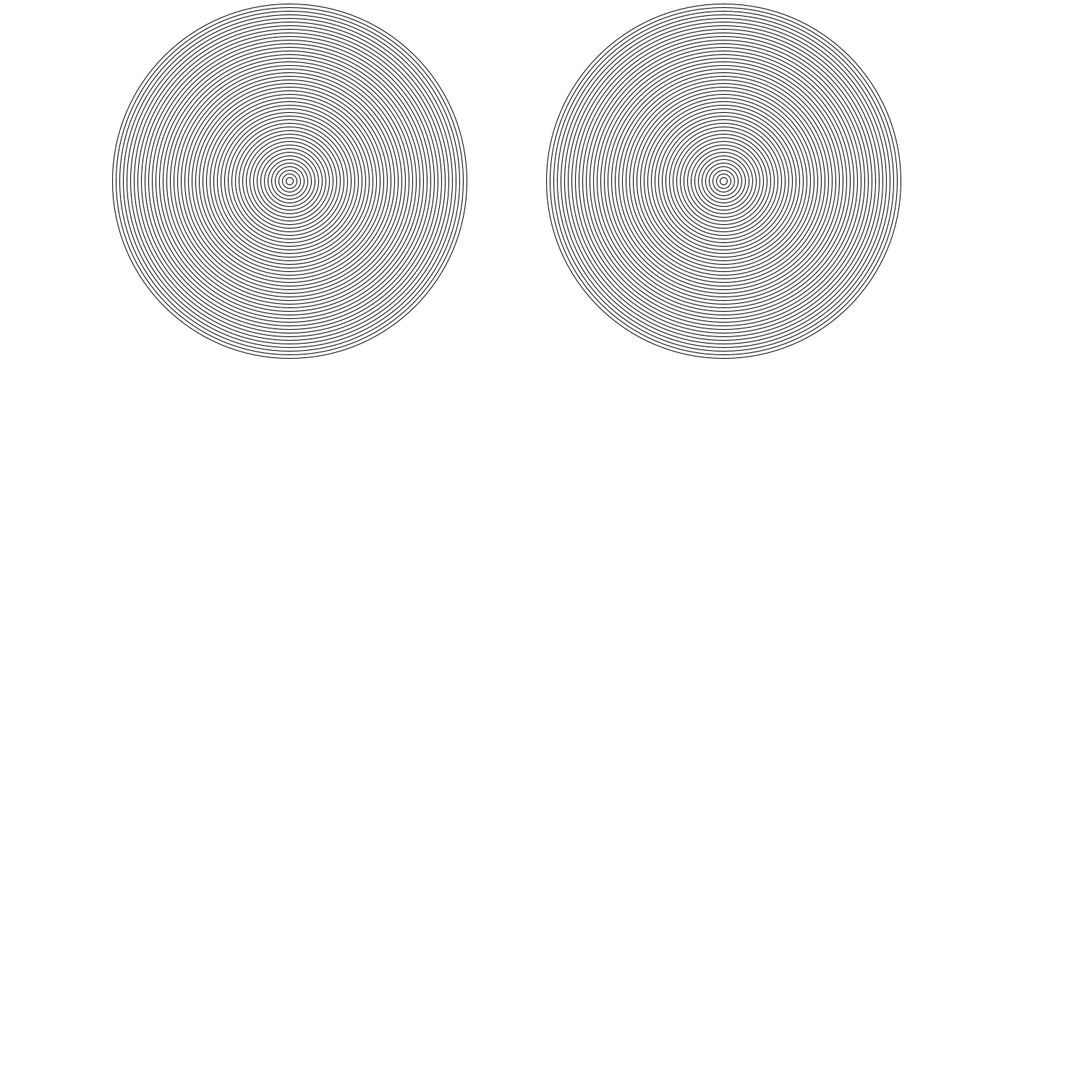
Frame 1 (no input)
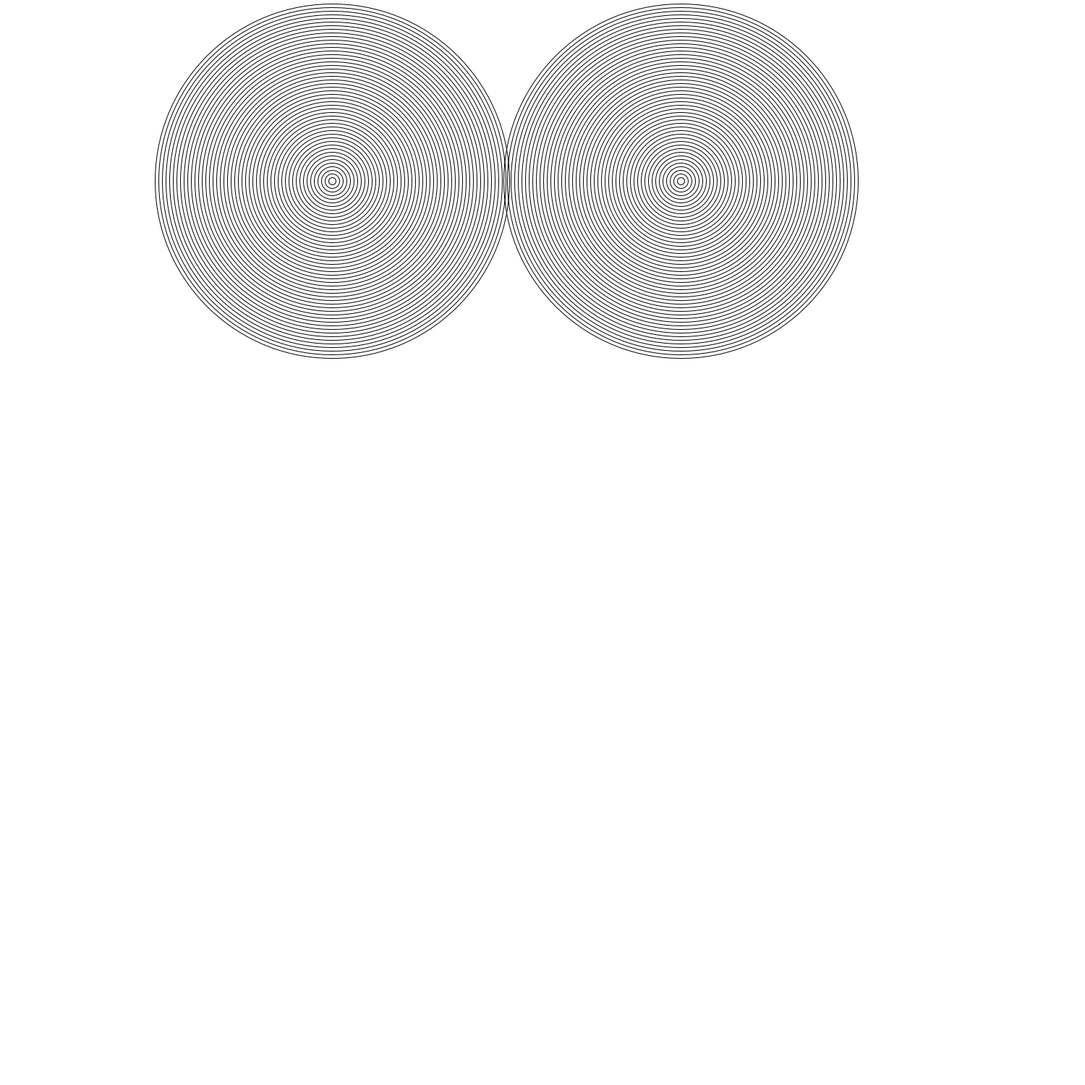
Frame 60 (the mouse pressed at the canvas centre just before this capture)
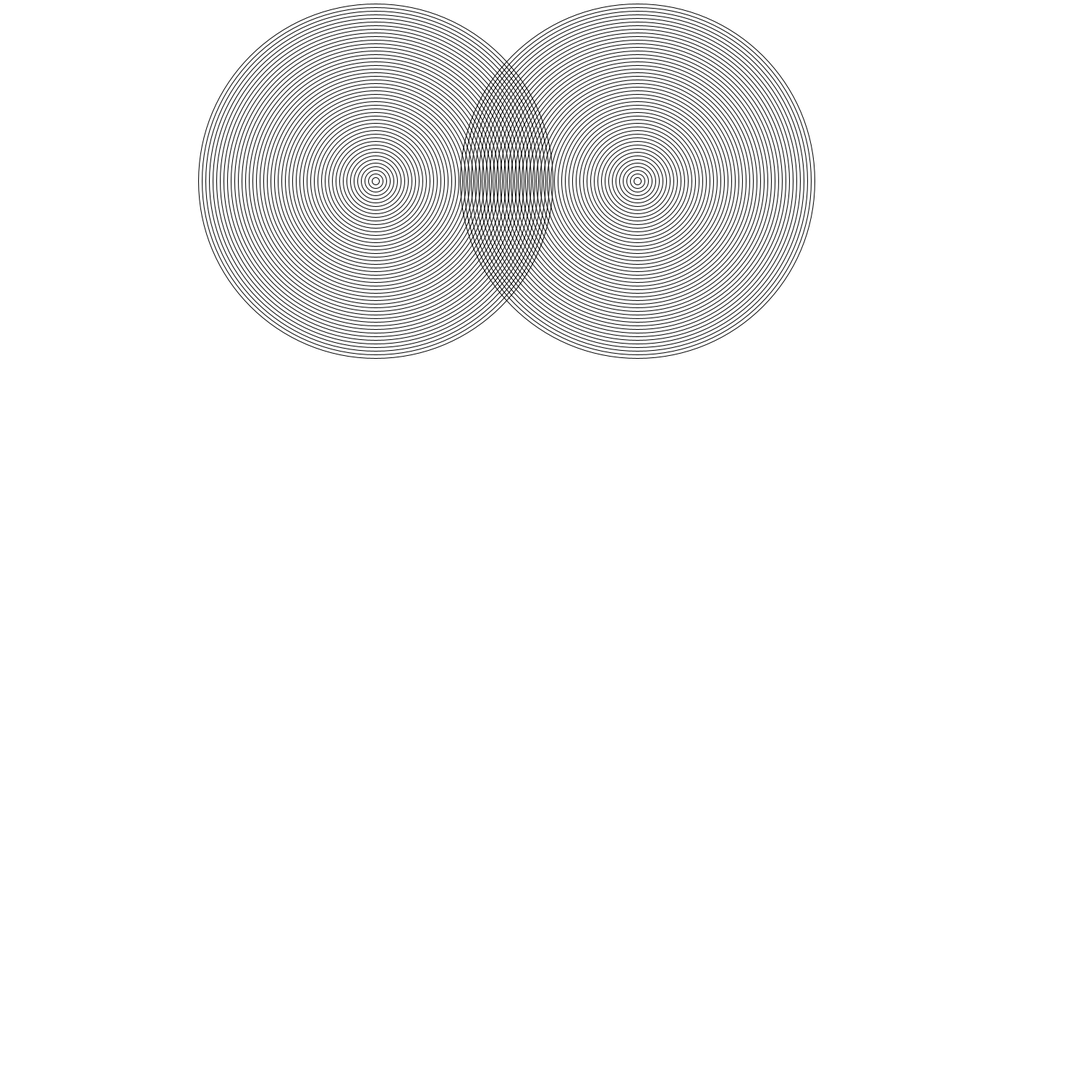
Frame 120 (the mouse held since frame 60 and released just before this capture)

The Processing sketch that drew these frames (run headless with seeded random() and noise(); from frame 60 on, the mouse is pressed at the canvas centre):

// Processing sketch: Amazing_Rings
// ── Amazing_Rings.pde
int x1 = 400;
int x2 = 1000;
void setup() {
size(1500,1500);
}
void draw() {
  background(#FFFFFF);
 for (int i = 0; i < 500; i+=10) {
  noFill(); 
 ellipse(x1, 250, i, i); 
}
x1++;
for (int i = 0; i < 500; i+=10) {
  noFill(); 
 ellipse(x2, 250, i, i); 
}
x2--;
if (x1 > 1500) {
  x1=0;
}
if (x2 < 0) {
  x2=1500;
}
}
